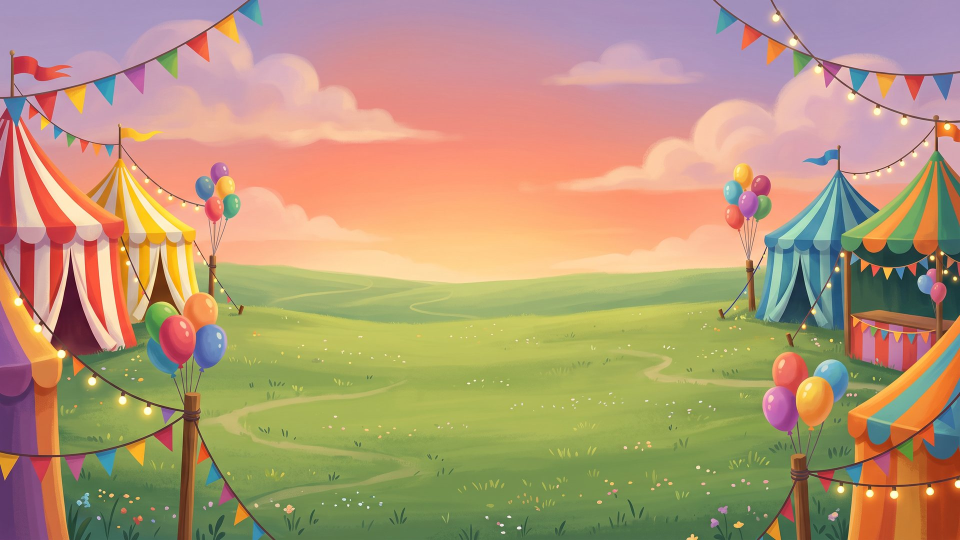
#> input picture decks/r/img/bg_fair.jpg, 1920 x 1080 px (shown at 1/2 size)
$ python -i cut_sprites.py   (imports and definitions only)
#> lines starting #> are read from the running program, lines starting #| are printed output that depends on the picture; after the words box and inside, x2 and y2 are one past the last pixel; in counts of white or black regions, pixels touching at a corner belong together
#> further down, picture is the input picture: PIL image 1920x1080 RGB; mean R, G, B 179.4, 152, 119
#!/usr/bin/env python3
"""Cut a generated sticker sheet into separate transparent pictures, or prepare a background.

  Sticker sheet (objects drawn in a grid on a flat magenta #FF00FF background):
      cut_sprites.py sheet <sheet.png> <cols> <rows> <deck> name1 name2 ...  [--size 380] [--green]
      names go left to right, top to bottom; use "-" to skip a cell.
      --green : the sheet has a flat green #00FF00 background (use it for purple/pink characters)
      --size  : longest side in pixels (380 for objects, 640 for the main character)

  Background (16:9 picture):
      cut_sprites.py bg <picture.png> <deck> <name>        ->  decks/<deck>/img/bg_<name>.jpg  (1920x1080)

Needs Pillow and numpy.
"""
import os, sys
import numpy as np
from PIL import Image, ImageDraw, ImageFilter

REPO = os.path.abspath(os.path.join(os.path.dirname(os.path.abspath(__file__)), '..', '..', '..', '..'))


def key(im, green=False):
#> called with green = False
    a = np.asarray(im.convert('RGB')).astype(int)
    m = (a[..., 1] - np.maximum(a[..., 0], a[..., 2])) if green else (np.minimum(a[..., 0], a[..., 2]) - a[..., 1])
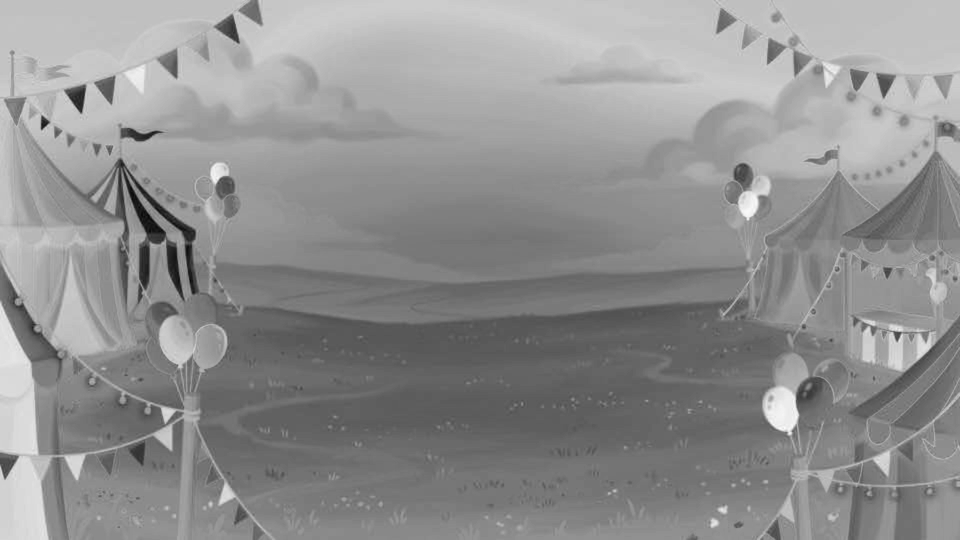
#> m: shape (1080, 1920) int64 (shown at 1/2 size); min -206, max 91, mean -37.6; drawn with min black and max white
    cand = Image.fromarray(((m > 70) * 255).astype('uint8'))
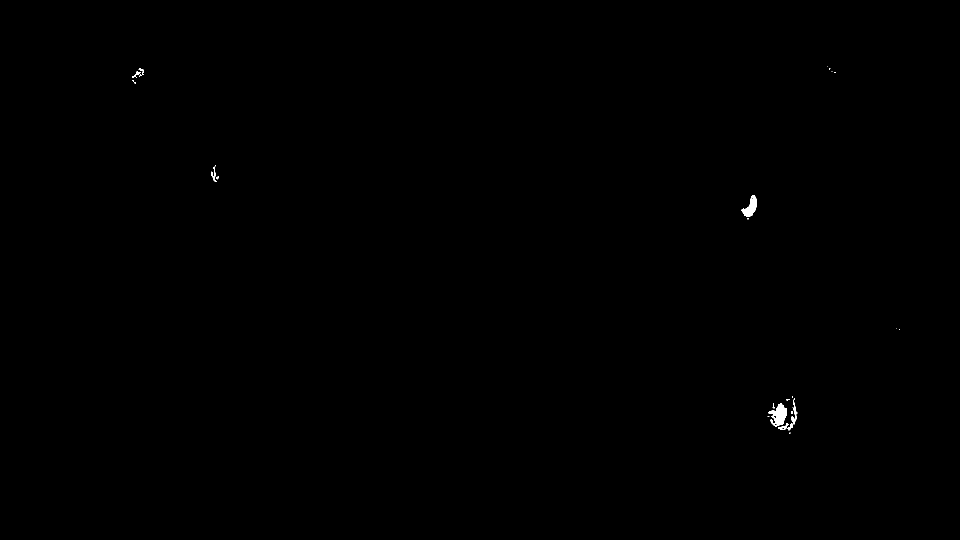
#> cand: PIL image 1920x1080 L (shown at 1/2 size); 0.12% white; 26 white regions (18 under 20 px), largest, box (x1, y1, x2, y2) and area: (1537, 806, 1574, 854) 987, (1483, 390, 1514, 434) 673, (1575, 796, 1595, 861) 293
    pad = Image.new('L', (cand.width + 2, cand.height + 2), 255); pad.paste(cand, (1, 1))
#> after `pad = Image.new('L', (cand.width + 2, cand.height + 2), 255)`: pad: PIL image 1922x1082 L; every value is 255
#> after `pad.paste(cand, (1, 1))`:
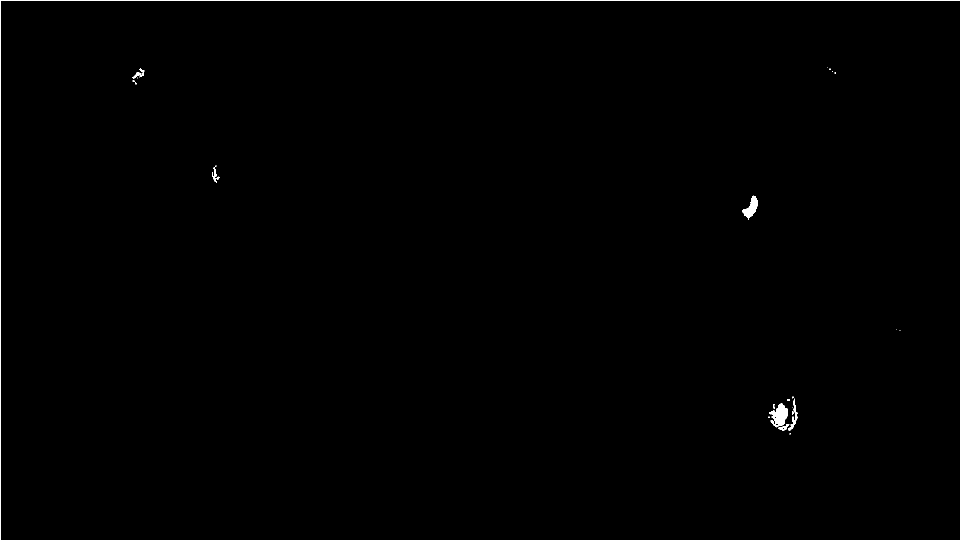
#> pad: PIL image 1922x1082 L (shown at 1/2 size); 0.41% white; 27 white regions (18 under 20 px), largest, box (x1, y1, x2, y2) and area: (0, 0, 1922, 1082) 6004, (1538, 807, 1575, 855) 987, (1484, 391, 1515, 435) 673
    ImageDraw.floodfill(pad, (0, 0), 128)                      # background = what is connected to the border...
    bg = (np.asarray(pad)[1:-1, 1:-1] == 128) | (m > 150)      # ...plus pure key colour enclosed inside (handles, chair backs)
#> bg: shape (1080, 1920) bool; every value is 0
    alpha = Image.fromarray(((~bg) * 255).astype('uint8')).filter(ImageFilter.MinFilter(3)).filter(ImageFilter.GaussianBlur(1.2))
#> alpha: PIL image 1920x1080 L; every value is 255
    rgb = a.copy(); rgb[(m > 30) & (np.asarray(alpha) < 250)] = 255   # remove the colour fringe on the white outline
    out = Image.fromarray(rgb.astype('uint8')).convert('RGBA'); out.putalpha(alpha)
    return out


def main():
    args = [a for a in sys.argv[1:] if not a.startswith('--')]
    size = int(sys.argv[sys.argv.index('--size') + 1]) if '--size' in sys.argv else 380
    if '--size' in sys.argv: args.remove(str(size))
    if not args or args[0] not in ('sheet', 'bg'):
        print(__doc__); sys.exit(2)
    if args[0] == 'bg':
        _, src, deck, name = args
        out = f'{REPO}/decks/{deck}/img'; os.makedirs(out, exist_ok=True)
        Image.open(src).convert('RGB').resize((1920, 1080), Image.LANCZOS).save(f'{out}/bg_{name}.jpg', quality=84, optimize=True, progressive=True)
        print('saved', f'decks/{deck}/img/bg_{name}.jpg'); return
    _, src, cols, rows, deck, *names = args
    cols, rows = int(cols), int(rows)
    out = f'{REPO}/decks/{deck}/img'; os.makedirs(out, exist_ok=True)
    sheet = Image.open(src); W, H = sheet.size
    for i, n in enumerate(names):
        if n == '-': continue
        c = key(sheet.crop(((i % cols) * W // cols, (i // cols) * H // rows, (i % cols + 1) * W // cols, (i // cols + 1) * H // rows)), '--green' in sys.argv)
        box = c.getchannel('A').point(lambda v: 255 if v > 40 else 0).getbbox()
        if not box: print('empty cell:', n); continue
        c = c.crop(box); c.thumbnail((size, size), Image.LANCZOS); c.save(f'{out}/{n}.webp', quality=88, method=6)
        print('saved', f'decks/{deck}/img/{n}.webp', c.size)


# [2 lines not run here, left out]

>>> from PIL import Image
>>> picture = Image.open('../../../../decks/r/img/bg_fair.jpg')
>>> result = key(picture)

$ run again, on decks/r/img/bg_room.jpg
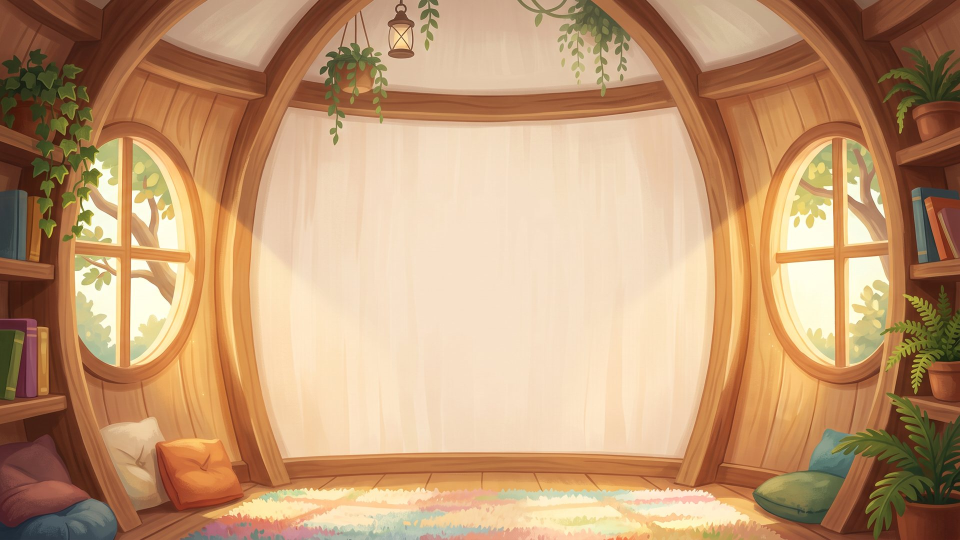
#> input picture decks/r/img/bg_room.jpg, 1920 x 1080 px (shown at 1/2 size)
#> picture is the input picture: PIL image 1920x1080 RGB; mean R, G, B 193.1, 153.6, 116.1
#> in key, `m = (a[..., 1] - np.maximum(a[..., 0], a[..., 2])) if green else (np.m..`:
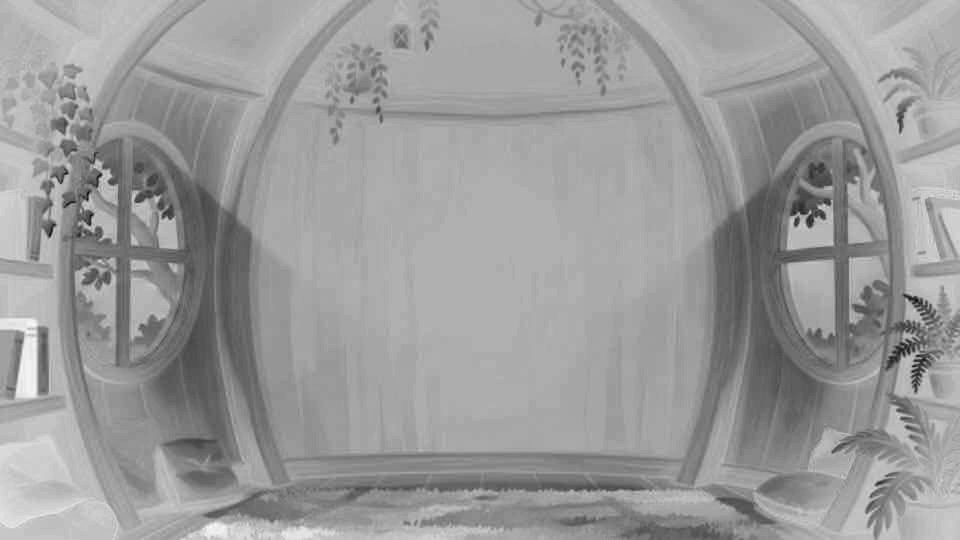
#> m: shape (1080, 1920) int64 (shown at 1/2 size); min -136, max 26, mean -37.7; drawn with min black and max white
#> cand: PIL image 1920x1080 L; every value is 0
#> alpha: PIL image 1920x1080 L; every value is 255
